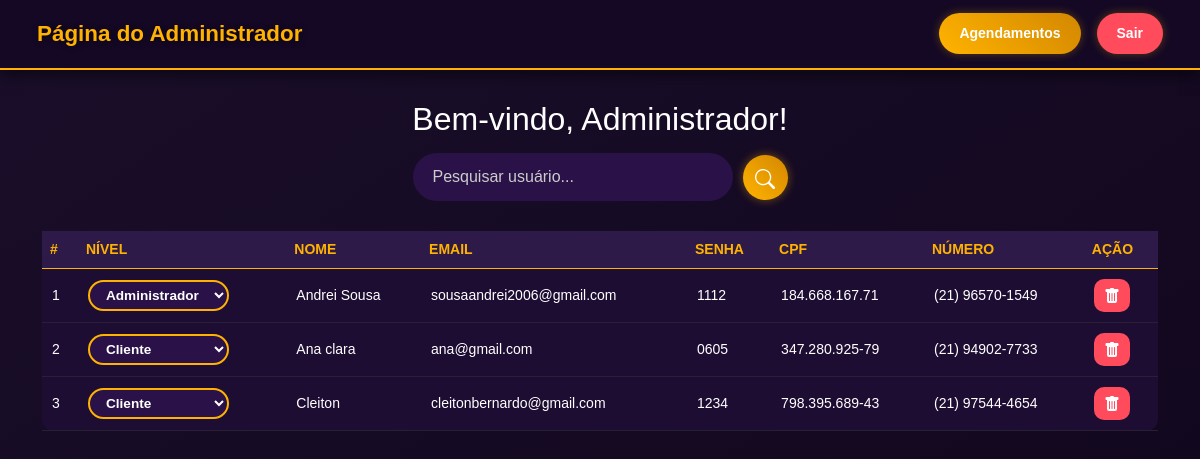
The page /select.php (signed in) on the database its author committed.
### tables this page shows
CREATE TABLE `usuarios` (
  `id` int(11) NOT NULL,
  `nivel` varchar(10) NOT NULL DEFAULT 'cliente',
  `nome` varchar(250) NOT NULL,
  `cpf` varchar(250) NOT NULL,
  `email` varchar(250) NOT NULL,
  `numero` varchar(250) NOT NULL,
  `senha` varchar(250) NOT NULL
);

### select.php (the view, shortened to what this page needs)
<?php
include_once("./conexao.php");
if (!empty($_GET['search'])) {
    $data = $_GET['search'];
    $sql = "SELECT * FROM usuarios WHERE id LIKE '%$data%' or nome LIKE '%$data%' or email LIKE '%$data%' or nivel LIKE '%$data%' or numero LIKE '%$data%' ORDER BY id ASC";
} else {
    $sql = "SELECT * FROM usuarios ORDER BY id ASC";
}
$result = $conexao->query($sql);
?>
<!DOCTYPE html>
<html lang="pt-br">
<head>
    <link href="https://cdn.jsdelivr.net/npm/bootstrap@5.0.2/dist/css/bootstrap.min.css" rel="stylesheet">
</head>
<body>
<nav class="navbar navbar-expand-lg">
    <div class="container-fluid">
        <a class="navbar-brand" href="#">Página do Administrador</a>
        <div class="d-flex ms-auto">
            <a href="./select2.php" class="btn btn-warning me-3">Agendamentos</a>
            <a href="sair.php" class="btn btn-danger">Sair</a>
        </div>
    </div>
</nav>
<h1>Bem-vindo, Administrador!</h1>
<div class="container">
    <div class="box-search">
        <input type="search" id="pesquisar" placeholder="Pesquisar usuário...">
        <button onclick="searchData()" class="btn btn-warning">
        </button>
    </div>
    <div class="table-responsive">
        <table class="table text-white table-bg">
            <thead>
                <tr>
                    <th>#</th>
                    <th>Nível</th>
                    <th>Nome</th>
                    <th>Email</th>
                    <th>Senha</th>
                    <th>CPF</th>
                    <th>Número</th>
                    <th>Ação</th>
                </tr>
            </thead>
            <tbody>
                <?php while ($user_data = mysqli_fetch_assoc($result)) { ?>
                    <tr>
                        <td><?= $user_data['id'] ?></td>
                        <td>
                            <select class="nivel-dropdown" onchange="atualizarNivel(<?= $user_data['id'] ?>, this.value)">
                                <option value="cliente" <?= ($user_data['nivel'] == 'cliente' ? "selected" : "") ?>>Cliente</option>
                                <option value="adm" <?= ($user_data['nivel'] == 'adm' ? "selected" : "") ?>>Administrador</option>
                            </select>
                        </td>
                        <td><?= $user_data['nome'] ?></td>
                        <td><?= $user_data['email'] ?></td>
                        <td><?= $user_data['senha'] ?></td>
                        <td><?= $user_data['cpf'] ?></td>
                        <td><?= $user_data['numero'] ?></td>
                        <td>
                            <a class="btn btn-sm btn-danger" href="delete.php?id=<?= $user_data['id'] ?>" title="Deletar">
                            </a>
                        </td>
                    </tr>
                <?php } ?>
            </tbody>
        </table>
    </div>
</div>
</body>
</html>

### select.php (style rules this page uses)
body { background: linear-gradient(145deg, #1a0e2a, #10061b); color: #f5f5f5; font-family: 'Poppins', sans-serif; margin: 0; padding: 0; min-height: 100vh; }
nav.navbar { background-color: #140824; padding: 12px 25px; border-bottom: 2px solid #ffb300; box-shadow: 0 4px 15px rgba(0, 0, 0, 0.6); }
.navbar-brand { color: #ffb300; font-size: 1.4rem; font-weight: 700; text-shadow: 1px 1px 6px rgba(0, 0, 0, 0.4); }
.navbar .btn { border-radius: 25px; font-weight: 600; padding: 10px 20px; font-size: 14px; box-shadow: 0 0 10px rgba(255, 179, 0, 0.3); }
.btn-warning { background: linear-gradient(45deg, #ffb300, #d38700); color: #fff; border: none; }
.btn-danger { background-color: #ff4b5c; color: #fff; border: none; }
h1 { font-size: 2rem; margin: 30px 0 15px; text-align: center; color: #ffffff; }
.box-search { display: flex; justify-content: center; align-items: center; margin-bottom: 30px; gap: 10px; }
.box-search input { border-radius: 30px; padding: 12px 20px; border: none; width: 320px; font-size: 16px; background-color: #2a1248; color: #fff; }
.box-search input::placeholder { color: #cccccc; }
.box-search button { border-radius: 50%; background-color: #ffb300; color: #fff; width: 45px; height: 45px; border: none; font-size: 20px; box-shadow: 0 0 10px rgba(255, 179, 0, 0.4); }
.table-bg { background-color: #1e0d33; border-radius: 12px; padding: 10px; overflow-x: auto; }
.table thead { background-color: #2d1a48; }
.table thead th { color: #ffb300; font-size: 14px; text-transform: uppercase; border-bottom: 1px solid #444; }
.table td { background-color: transparent; color: #fff; font-size: 14px; vertical-align: middle; padding: 10px; border-bottom: 1px solid #292036; }
select.nivel-dropdown { background-color: #2a1248; border: 2px solid #ffb300; border-radius: 25px; padding: 5px 12px; color: #fff; font-weight: bold; font-size: 0.85rem; }
.btn-sm.btn-danger { padding: 6px 10px; border-radius: 10px; background-color: #ff4b5c; border: none; }

### rows shown on the page
usuarios: id "1", nivel+id "Administrador", nome "Andrei Sousa", email "sousaandrei2006@gmail.com", senha "1112", cpf "184.668.167.71", numero "(21) 96570-1549"
usuarios: id "2", nivel+id "Cliente", nome "Ana clara", email "ana@gmail.com", senha "0605", cpf "347.280.925-79", numero "(21) 94902-7733"
usuarios: id "3", nivel+id "Cliente", nome "Cleiton", email "cleitonbernardo@gmail.com", senha "1234", cpf "798.395.689-43", numero "(21) 97544-4654"
